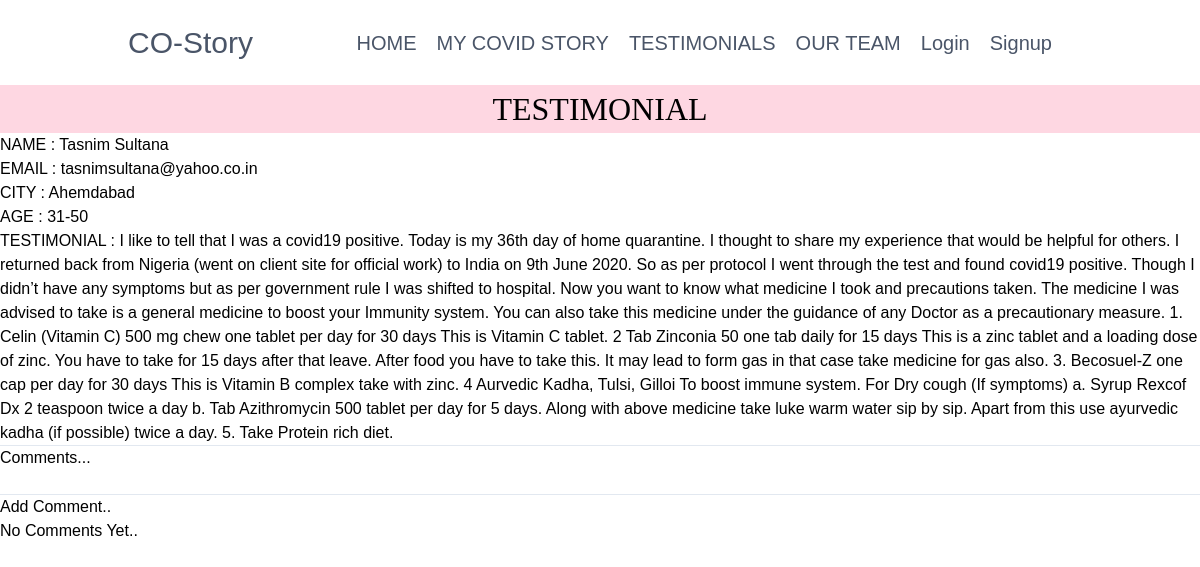
The page /37/ on the database as committed earlier.
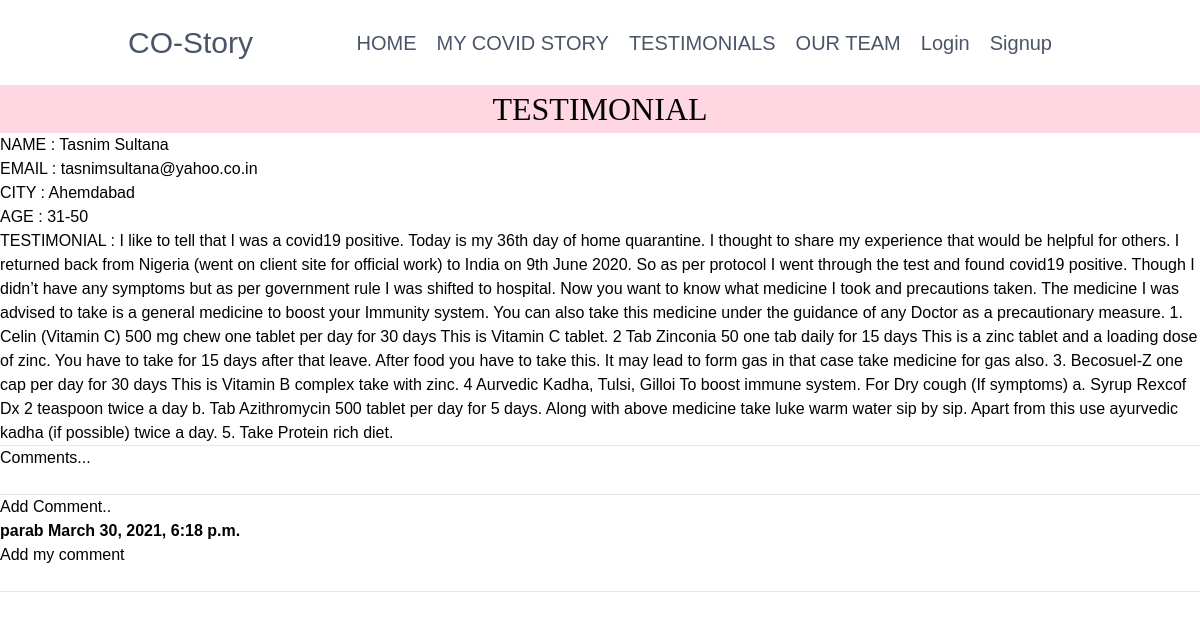
The same page on the database as committed later.
### page/models.py (models this page shows, shortened)
class Comment(models.Model):
	user = models.ForeignKey(settings.AUTH_USER_MODEL,
		on_delete=models.CASCADE)
	article = models.ForeignKey(Article,on_delete=models.CASCADE,related_name='comments')
	body = models.TextField()
	date_added = models.DateTimeField(auto_now_add=True)

### page/views.py (the view)
# urls.py: path("<int:id>/",ArticleDetailView,name="page-detail"),
def ArticleDetailView(request,id):
	template_name='article_detail.html'
	queryset = get_object_or_404(Article,id=id)
	context = {
	"queryset" : queryset
		}
	return render(request,template_name,context)

### templates/article_detail.html (shortened to what this page needs)
{% extends 'index.html' %}
{% block content  %}
<header>
    <section class="text-gray-700 body-font bg-pink-200">
        <h1><center><font face ="DIN Next Light" size = "6" color="black">TESTIMONIAL</font></center></h1>
    </section>
</header>
 <ul>
<li style="color: black" ><p>NAME : {{queryset.name}}
<br>
EMAIL 	:	{{queryset.email}}
<br>
CITY	:	{{queryset.city}}
<br>
AGE		:	{{queryset.age_group}}
<br>
TESTIMONIAL :	{{queryset.description}}
<br>
</p></li>
</ul>
<div style="color: black" >
<hr>
<h2 style="color: black" >Comments...</h2>
<br>
<hr>
 <a href = "{% url 'page:page-addcomment' queryset.id %}" style="color: black" >Add Comment..</a>
{% if not queryset.comments.all %}
<h4 style="color: black" > No Comments Yet..</h4>
 {% else %}
 <br>
 	{% for comment in queryset.comments.all %}
 		<strong>
 			{{comment.user}}
 			{{comment.date_added}}
 		</strong>
 		<br>
 		{{comment.body}}
 		{% endfor %}
 		<br><br>
 		<hr>
 {% endif %}
{% endblock %}

Rows that differ between the two databases and show on the page:
added Comment: user "parab", date_added "March 30, 2021, 6:18 p.m.", body "Add my comment"
Other text that changed with them:
text no longer shown: "No Comments Yet.."
